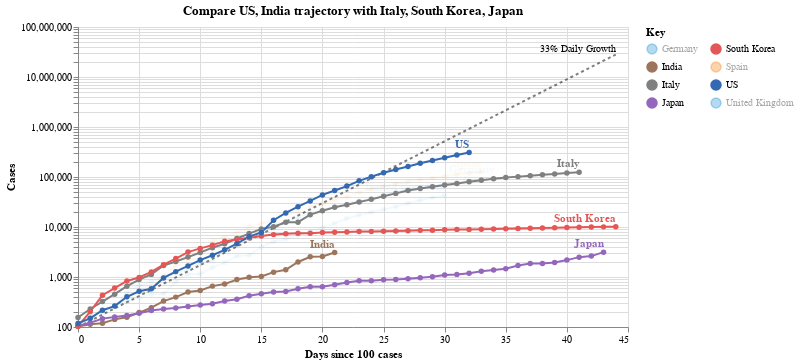

This figure's notebook cell:
### Code cell
#hide_input
chart1 = make_since_chart(highlight_countries=['US', 'India'])
chart1

### Figure 1 — Vega-Lite specification as saved in the notebook (floating-point values rounded to 4 significant figures; data arrays with more than 128 entries replaced by an {"elided": "..."} marker saying what was removed)
{"config": {"view": {"continuousWidth": 400, "continuousHeight": 300}}, "layer": [{"mark": {"type": "line", "color": "black", "opacity": 0.5, "strokeDash": [3, 3]}, "encoding": {"x": {"type": "quantitative", "field": "Days since 100 cases"}, "y": {"type": "quantitative", "field": "Cases"}}}, {"mark": {"type": "text", "align": "right", "dy": -6, "fontSize": 10, "text": "33% Daily Growth"}, "encoding": {"x": {"type": "quantitative", "field": "Days since 100 cases"}, "y": {"type": "quantitative", "field": "Cases"}}, "transform": [{"filter": "(datum['Days since 100 cases'] >= 44)"}]}, {"data": {"name": "data-153abee2133a45fedd78f67cdecdf722"}, "mark": {"type": "line", "point": true}, "encoding": {"color": {"type": "nominal", "field": "Key", "legend": {"columns": 2}, "scale": {"domain": ["Germany", "India", "Italy", "Japan", "South Korea", "Spain", "US", "United Kingdom"], "range": ["#2495D3", "#9D755D", "grey", "#9467bd", "#E45756", "#F58518", "#3469B2", "#2495D3"]}}, "opacity": {"condition": {"value": 1, "selection": "selector001"}, "value": 0.05}, "tooltip": [{"type": "nominal", "field": "Key"}, {"type": "temporal", "field": "Date"}, {"type": "quantitative", "field": "Cases"}, {"type": "quantitative", "field": "Days since 100 cases"}], "x": {"type": "quantitative", "field": "Days since 100 cases"}, "y": {"type": "quantitative", "field": "Cases", "scale": {"type": "log"}}}, "selection": {"selector001": {"type": "multi", "fields": ["Key"], "bind": "legend", "init": [{"Key": "US"}, {"Key": "India"}, {"Key": "Italy"}, {"Key": "South Korea"}, {"Key": "Japan"}]}}, "width": 550}, {"data": {"name": "data-153abee2133a45fedd78f67cdecdf722"}, "mark": {"type": "text", "align": "right", "dy": -8, "fontWeight": "bold"}, "encoding": {"color": {"type": "nominal", "field": "Key", "legend": {"columns": 2}, "scale": {"domain": ["Germany", "India", "Italy", "Japan", "South Korea", "Spain", "US", "United Kingdom"], "range": ["#2495D3", "#9D755D", "grey", "#9467bd", "#E45756", "#F58518", "#3469B2", "#2495D3"]}}, "opacity": {"condition": {"value": 1, "selection": "selector001"}, "value": 0.05}, "text": {"type": "nominal", "field": "Key"}, "tooltip": [{"type": "nominal", "field": "Key"}, {"type": "temporal", "field": "Date"}, {"type": "quantitative", "field": "Cases"}, {"type": "quantitative", "field": "Days since 100 cases"}], "x": {"type": "quantitative", "field": "Days since 100 cases"}, "y": {"type": "quantitative", "field": "Cases", "scale": {"type": "log"}}}, "transform": [{"filter": "(datum['Date'] >= 1585958400000)"}], "width": 550}], "data": {"name": "data-9c9e41caf9e4b9739ca1cdf4b996e3f5"}, "title": "Compare US, India trajectory with Italy, South Korea, Japan", "$schema": "https://vega.github.io/schema/vega-lite/v4.0.2.json", "datasets": {"data-9c9e41caf9e4b9739ca1cdf4b996e3f5": [{"Days since 100 cases": 0, "Cases": 100.0}, {"Days since 100 cases": 1, "Cases": 133.0}, {"Days since 100 cases": 2, "Cases": 176.9}, {"Days since 100 cases": 3, "Cases": 235.3}, {"Days since 100 cases": 4, "Cases": 312.9}, {"Days since 100 cases": 5, "Cases": 416.2}, {"Days since 100 cases": 6, "Cases": 553.5}, {"Days since 100 cases": 7, "Cases": 736.1}, {"Days since 100 cases": 8, "Cases": 979.1}, {"Days since 100 cases": 9, "Cases": 1302.0}, {"Days since 100 cases": 10, "Cases": 1732.0}, {"Days since 100 cases": 11, "Cases": 2303.0}, {"Days since 100 cases": 12, "Cases": 3064.0}, {"Days since 100 cases": 13, "Cases": 4074.0}, {"Days since 100 cases": 14, "Cases": 5419.0}, {"Days since 100 cases": 15, "Cases": 7207.0}, {"Days since 100 cases": 16, "Cases": 9586.0}, {"Days since 100 cases": 17, "Cases": 12750.0}, {"Days since 100 cases": 18, "Cases": 16960.0}, {"Days since 100 cases": 19, "Cases": 22550.0}, {"Days since 100 cases": 20, "Cases": 29990.0}, {"Days since 100 cases": 21, "Cases": 39890.0}, {"Days since 100 cases": 22, "Cases": 53060.0}, {"Days since 100 cases": 23, "Cases": 70560.0}, {"Days since 100 cases": 24, "Cases": 93850.0}, {"Days since 100 cases": 25, "Cases": 124800.0}, {"Days since 100 cases": 26, "Cases": 166000.0}, {"Days since 100 cases": 27, "Cases": 220800.0}, {"Days since 100 cases": 28, "Cases": 293700.0}, {"Days since 100 cases": 29, "Cases": 390600.0}, {"Days since 100 cases": 30, "Cases": 519500.0}, {"Days since 100 cases": 31, "Cases": 690900.0}, {"Days since 100 cases": 32, "Cases": 918900.0}, {"Days since 100 cases": 33, "Cases": 1222000.0}, {"Days since 100 cases": 34, "Cases": 1625000.0}, {"Days since 100 cases": 35, "Cases": 2162000.0}, {"Days since 100 cases": 36, "Cases": 2875000.0}, {"Days since 100 cases": 37, "Cases": 3824000.0}, {"Days since 100 cases": 38, "Cases": 5086000.0}, {"Days since 100 cases": 39, "Cases": 6764000.0}, {"Days since 100 cases": 40, "Cases": 8996000.0}, {"Days since 100 cases": 41, "Cases": 11970000.0}, {"Days since 100 cases": 42, "Cases": 15910000.0}, {"Days since 100 cases": 43, "Cases": 21170000.0}, {"Days since 100 cases": 44, "Cases": 28150000.0}], "data-153abee2133a45fedd78f67cdecdf722": {"elided": "286 records"}}}
